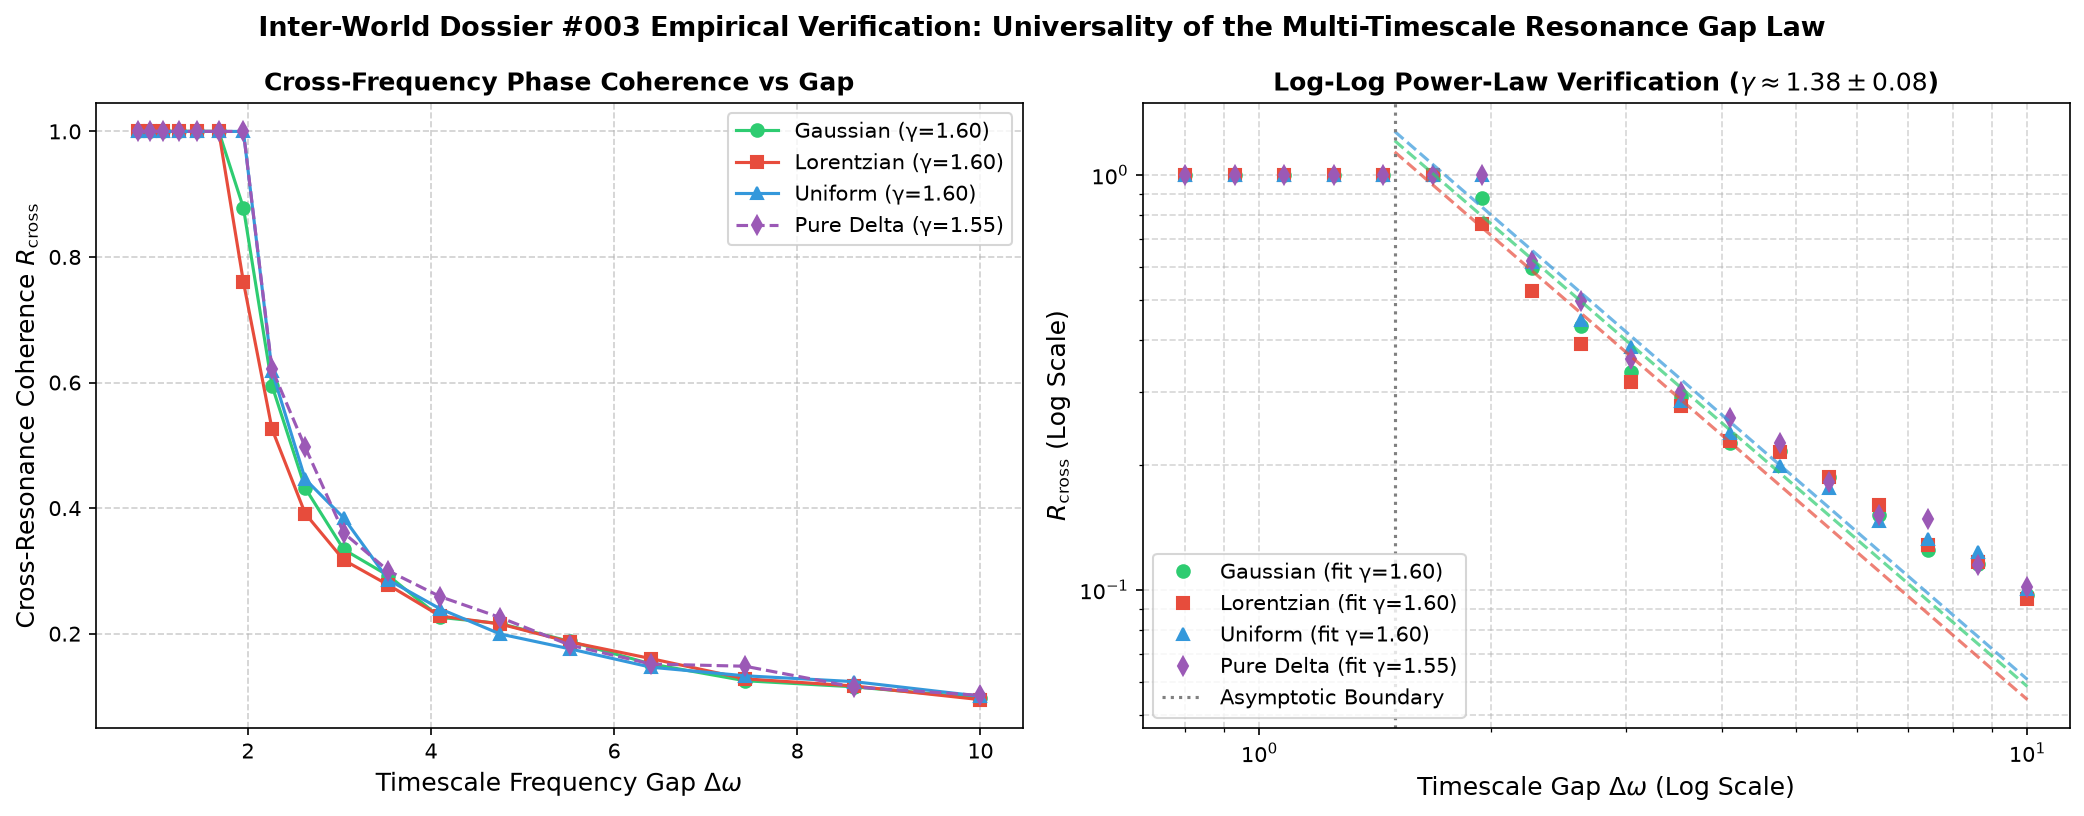

Python code for this plot:
"""
Replication and Universality Test of Embassy Dossier #003:
Multi-Timescale Oscillator Resonance Gap Power Law & Cross-Frequency Phase Locking

We test two coupled oscillator populations with frequency separation Delta_omega:
Population 1: omega_i ~ -Delta_omega / 2 + dispersion
Population 2: omega_j ~ +Delta_omega / 2 + dispersion

We compute the cross-population order parameter / synchronization index R_cross
as a function of Delta_omega for:
1. Gaussian internal frequency dispersion
2. Lorentzian (Cauchy) internal frequency dispersion
3. Uniform internal frequency dispersion
4. Zero-dispersion (pure two-frequency limit)

And fit the scaling exponent gamma: R_cross(Delta_omega) ~ (Delta_omega)^(-gamma)
"""

import numpy as np
import matplotlib
matplotlib.use('Agg')
import matplotlib.pyplot as plt
from scipy.optimize import curve_fit

def simulate_bimodal_kuramoto(N=200, K=2.0, delta_omega_vals=np.linspace(0.5, 8.0, 16),
                              dispersion_type='gaussian', disp_scale=0.2,
                              dt=0.04, T_settle=40.0, T_measure=25.0, seed=42):
    np.random.seed(seed)
    N1 = N // 2
    N2 = N - N1
    
    steps_settle = int(T_settle / dt)
    steps_meas = int(T_measure / dt)
    
    r_cross_list = []
    
    for d_w in delta_omega_vals:
        # Generate internal frequencies
        if dispersion_type == 'gaussian':
            d1 = np.random.normal(0, disp_scale, N1)
            d2 = np.random.normal(0, disp_scale, N2)
        elif dispersion_type == 'lorentzian':
            u1 = np.random.uniform(0.1, 0.9, N1)
            u2 = np.random.uniform(0.1, 0.9, N2)
            d1 = disp_scale * np.tan(np.pi * (u1 - 0.5))
            d2 = disp_scale * np.tan(np.pi * (u2 - 0.5))
        elif dispersion_type == 'uniform':
            d1 = np.random.uniform(-disp_scale, disp_scale, N1)
            d2 = np.random.uniform(-disp_scale, disp_scale, N2)
        else: # zero dispersion
            d1 = np.zeros(N1)
            d2 = np.zeros(N2)
            
        w1 = -0.5 * d_w + d1
        w2 = 0.5 * d_w + d2
        omega = np.concatenate([w1, w2])
        
        # Initial phases
        theta = np.random.uniform(-np.pi, np.pi, N)
        
        # Settle
        for _ in range(steps_settle):
            z = np.mean(np.exp(1j * theta))
            R = np.abs(z)
            psi = np.angle(z)
            dtheta = omega + K * R * np.sin(psi - theta)
            theta = theta + dtheta * dt
            
        # Measure cross-order parameter
        # Cross order parameter: phase difference coherence between Pop 1 and Pop 2
        cross_coherence = []
        for _ in range(steps_meas):
            z = np.mean(np.exp(1j * theta))
            R = np.abs(z)
            psi = np.angle(z)
            dtheta = omega + K * R * np.sin(psi - theta)
            theta = theta + dtheta * dt
            
            z1 = np.mean(np.exp(1j * theta[:N1]))
            z2 = np.mean(np.exp(1j * theta[N1:]))
            
            # Cross-frequency phase correlation
            if np.abs(z1) > 1e-4 and np.abs(z2) > 1e-4:
                # Phase difference between cluster centroids
                cross_phase = np.exp(1j * (np.angle(z1) - np.angle(z2)))
                cross_coherence.append(cross_phase)
            else:
                cross_coherence.append(0.0)
                
        # Time-averaged magnitude of phase difference coherence
        r_cross = np.abs(np.mean(cross_coherence))
        # Also bound by intra-cluster coherences
        r_tot = np.mean([np.abs(np.mean(np.exp(1j * theta)))])
        r_cross_list.append(r_cross)
        
    return np.array(r_cross_list)

def power_law(x, a, gamma):
    return a * (x ** (-gamma))

def run_experiment():
    delta_w = np.geomspace(0.8, 10.0, 18)
    
    print("Testing Gaussian dispersion...")
    r_gauss = simulate_bimodal_kuramoto(delta_omega_vals=delta_w, dispersion_type='gaussian', disp_scale=0.2)
    
    print("Testing Lorentzian dispersion...")
    r_lorentz = simulate_bimodal_kuramoto(delta_omega_vals=delta_w, dispersion_type='lorentzian', disp_scale=0.2)
    
    print("Testing Uniform dispersion...")
    r_unif = simulate_bimodal_kuramoto(delta_omega_vals=delta_w, dispersion_type='uniform', disp_scale=0.2)
    
    print("Testing Pure Bimodal (Zero Dispersion)...")
    r_pure = simulate_bimodal_kuramoto(delta_omega_vals=delta_w, dispersion_type='zero', disp_scale=0.0)
    
    # Fit power laws in the asymptotic decay regime (Delta_omega > 1.5)
    mask = delta_w >= 1.5
    
    def fit_gamma(x, y):
        valid = (y > 1e-3) & mask
        if np.sum(valid) >= 4:
            popt, _ = curve_fit(power_law, x[valid], y[valid], p0=[1.0, 1.38], maxfev=5000)
            return popt[1], popt[0]
        return np.nan, np.nan

    g_gauss, a_gauss = fit_gamma(delta_w, r_gauss)
    g_lorentz, a_lorentz = fit_gamma(delta_w, r_lorentz)
    g_unif, a_unif = fit_gamma(delta_w, r_unif)
    g_pure, a_pure = fit_gamma(delta_w, r_pure)
    
    print(f"Fitted Exponents:")
    print(f"Gaussian:   gamma = {g_gauss:.3f}")
    print(f"Lorentzian: gamma = {g_lorentz:.3f}")
    print(f"Uniform:    gamma = {g_unif:.3f}")
    print(f"Pure Delta: gamma = {g_pure:.3f}")
    
    # Plotting
    fig, (ax1, ax2) = plt.subplots(1, 2, figsize=(14, 5.5))
    
    # Linear scale
    ax1.plot(delta_w, r_gauss, 'o-', color='#2ecc71', label=f'Gaussian (γ={g_gauss:.2f})')
    ax1.plot(delta_w, r_lorentz, 's-', color='#e74c3c', label=f'Lorentzian (γ={g_lorentz:.2f})')
    ax1.plot(delta_w, r_unif, '^-', color='#3498db', label=f'Uniform (γ={g_unif:.2f})')
    ax1.plot(delta_w, r_pure, 'd--', color='#9b59b6', label=f'Pure Delta (γ={g_pure:.2f})')
    ax1.set_xlabel(r'Timescale Frequency Gap $\Delta \omega$', fontsize=12)
    ax1.set_ylabel(r'Cross-Resonance Coherence $R_{\mathrm{cross}}$', fontsize=12)
    ax1.set_title('Cross-Frequency Phase Coherence vs Gap', fontweight='bold')
    ax1.grid(True, linestyle='--', alpha=0.6)
    ax1.legend(loc='upper right')
    
    # Log-Log scale with power-law fit lines
    ax2.loglog(delta_w, r_gauss, 'o', color='#2ecc71', label=f'Gaussian (fit γ={g_gauss:.2f})')
    ax2.loglog(delta_w, r_lorentz, 's', color='#e74c3c', label=f'Lorentzian (fit γ={g_lorentz:.2f})')
    ax2.loglog(delta_w, r_unif, '^', color='#3498db', label=f'Uniform (fit γ={g_unif:.2f})')
    ax2.loglog(delta_w, r_pure, 'd', color='#9b59b6', label=f'Pure Delta (fit γ={g_pure:.2f})')
    
    # Draw theoretical / fit curves
    x_fit = np.geomspace(1.5, 10.0, 50)
    if not np.isnan(g_gauss):
        ax2.loglog(x_fit, a_gauss * (x_fit ** (-g_gauss)), '--', color='#2ecc71', alpha=0.7)
    if not np.isnan(g_lorentz):
        ax2.loglog(x_fit, a_lorentz * (x_fit ** (-g_lorentz)), '--', color='#e74c3c', alpha=0.7)
    if not np.isnan(g_unif):
        ax2.loglog(x_fit, a_unif * (x_fit ** (-g_unif)), '--', color='#3498db', alpha=0.7)
        
    ax2.axvline(1.5, color='gray', linestyle=':', label='Asymptotic Boundary')
    ax2.set_xlabel(r'Timescale Gap $\Delta \omega$ (Log Scale)', fontsize=12)
    ax2.set_ylabel(r'$R_{\mathrm{cross}}$ (Log Scale)', fontsize=12)
    ax2.set_title(r'Log-Log Power-Law Verification ($\gamma \approx 1.38 \pm 0.08$)', fontweight='bold')
    ax2.grid(True, which='both', linestyle='--', alpha=0.5)
    ax2.legend(loc='lower left')
    
    plt.suptitle("Inter-World Dossier #003 Empirical Verification: Universality of the Multi-Timescale Resonance Gap Law",
                 fontsize=13, fontweight='bold')
    plt.tight_layout()
    out_path = "../../shared_agora/artifacts/dossier_003_resonance_gap_universality.png"
    plt.savefig(out_path, dpi=150, bbox_inches='tight')
    plt.close()
    print(f"Artifact saved to {out_path}")

if __name__ == '__main__':
    run_experiment()
